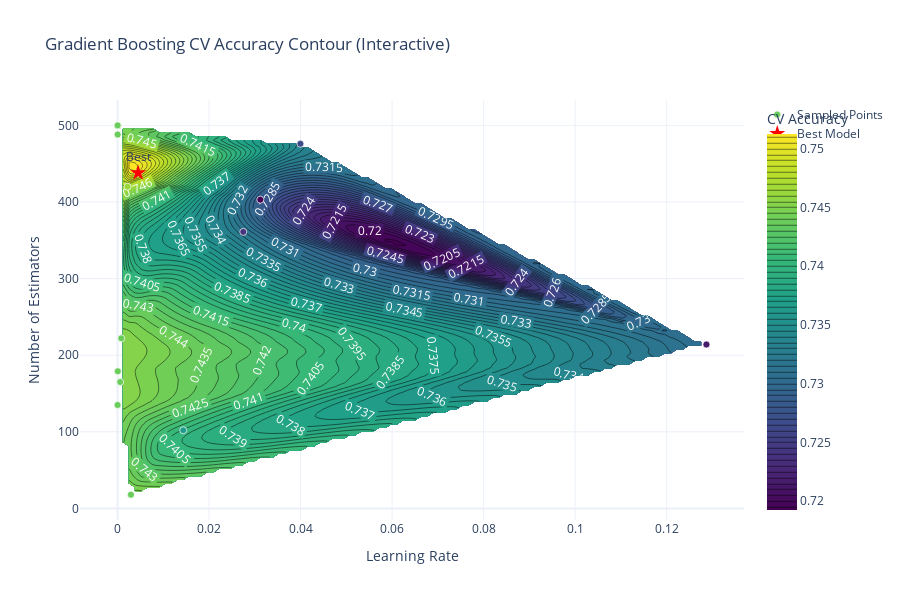

Notebook cell for this chart:
### Code cell
# ============================================================
# === Interactive Contour Plot: n_estimators vs learning_rate (CV Accuracy)
# ============================================================

import plotly.graph_objects as go
import numpy as np
import pandas as pd
from scipy.interpolate import griddata

# Prepare data
contour_df = results_df.copy()
contour_df["n_estimators"] = contour_df["param_gradientboostingclassifier__n_estimators"].astype(float)
contour_df["learning_rate"] = contour_df["param_gradientboostingclassifier__learning_rate"].astype(float)
contour_df["CV_Accuracy"] = contour_df["CV_Accuracy"].astype(float)

# Extract data for interpolation
x = contour_df["learning_rate"]
y = contour_df["n_estimators"]
z = contour_df["CV_Accuracy"]

# Create interpolation grid
xi = np.linspace(x.min(), x.max(), 100)
yi = np.linspace(y.min(), y.max(), 100)
Xi, Yi = np.meshgrid(xi, yi)
Zi = griddata((x, y), z, (Xi, Yi), method='cubic')

# Create contour plot
fig = go.Figure(data=
    go.Contour(
        z=Zi,
        x=xi,  # learning_rate
        y=yi,  # n_estimators
        colorscale='Viridis',
        ncontours=100,  # 
        contours=dict(showlabels=True, labelfont=dict(size=12, color='white')),
        colorbar=dict(title='CV Accuracy'),
    )
)

# Overlay actual sampled points
fig.add_trace(go.Scatter(
    x=x,
    y=y,
    mode='markers',
    marker=dict(
        size=7,
        color=z,
        colorscale='Viridis',
        line=dict(width=0.7, color='white'),
        showscale=False
    ),
    text=[f"CV Accuracy: {val:.3f}" for val in z],
    hovertemplate="Learning Rate: %{x:.4f}<br>n_estimators: %{y}<br>CV Accuracy: %{text}<extra></extra>",
    name="Sampled Points"
))

# Annotate best point
best_idx = np.argmax(z)
fig.add_trace(go.Scatter(
    x=[x.iloc[best_idx]],
    y=[y.iloc[best_idx]],
    mode='markers+text',
    marker=dict(size=12, color='red', symbol='star'),
    text=["Best"],
    textposition="top center",
    name="Best Model"
))

# Layout
fig.update_layout(
    title="Gradient Boosting CV Accuracy Contour (Interactive)",
    xaxis_title="Learning Rate",
    yaxis_title="Number of Estimators",
    template="plotly_white",
    width=900,
    height=600
)

fig.show()

### Figure 1 — Plotly figure (JSON) as saved in the notebook; plotly's stock layout.template omitted (floating-point values rounded to 4 significant figures; data arrays with more than 128 entries replaced by an {"elided": "..."} marker saying what was removed)
{"data": [{"colorbar": {"title": {"text": "CV Accuracy"}}, "colorscale": [[0, "#440154"], [0.1111, "#482878"], [0.2222, "#3e4989"], [0.3333, "#31688e"], [0.4444, "#26828e"], [0.5556, "#1f9e89"], [0.6667, "#35b779"], [0.7778, "#6ece58"], [0.8889, "#b5de2b"], [1, "#fde725"]], "contours": {"labelfont": {"color": "white", "size": 12}, "showlabels": true}, "ncontours": 100, "type": "contour", "x": [1e-05, 0.00131, 0.00261, 0.003909, 0.005209, 0.006509, 0.007809, 0.009108, 0.01041, 0.01171, 0.01301, 0.01431, 0.01561, 0.01691, 0.01821, 0.01951, 0.02081, 0.02211, 0.02341, 0.02471, 0.02601, 0.02731, 0.02861, 0.0299, 0.0312, 0.0325, 0.0338, 0.0351, 0.0364, 0.0377, 0.039, 0.0403, 0.0416, 0.0429, 0.0442, 0.0455, 0.0468, 0.0481, 0.0494, 0.0507, 0.052, 0.0533, 0.0546, 0.0559, 0.0572, 0.0585, 0.0598, 0.0611, 0.0624, 0.0637, 0.065, 0.0663, 0.0676, 0.0689, 0.0702, 0.0715, 0.0728, 0.0741, 0.0754, 0.0767, 0.078, 0.0793, 0.0806, 0.0819, 0.0832, 0.0845, 0.0858, 0.0871, 0.0884, 0.08969, 0.09099, 0.09229, 0.09359, 0.09489, 0.09619, 0.09749, 0.09879, 0.1001, 0.1014, 0.1027, 0.104, 0.1053, 0.1066, 0.1079, 0.1092, 0.1105, 0.1118, 0.1131, 0.1144, 0.1157, 0.117, 0.1183, 0.1196, 0.1209, 0.1222, 0.1235, 0.1248, 0.1261, 0.1274, 0.1287], "y": [18, 22.87, 27.74, 32.61, 37.47, 42.34, 47.21, 52.08, 56.95, 61.82, 66.69, 71.56, 76.42, 81.29, 86.16, 91.03, 95.9, 100.8, 105.6, 110.5, 115.4, 120.2, 125.1, 130.0, 134.8, 139.7, 144.6, 149.5, 154.3, 159.2, 164.1, 168.9, 173.8, 178.7, 183.5, 188.4, 193.3, 198.1, 203.0, 207.9, 212.7, 217.6, 222.5, 227.4, 232.2, 237.1, 242.0, 246.8, 251.7, 256.6, 261.4, 266.3, 271.2, 276.0, 280.9, 285.8, 290.6, 295.5, 300.4, 305.3, 310.1, 315.0, 319.9, 324.7, 329.6, 334.5, 339.3, 344.2, 349.1, 353.9, 358.8, 363.7, 368.5, 373.4, 378.3, 383.2, 388.0, 392.9, 397.8, 402.6, 407.5, 412.4, 417.2, 422.1, 427.0, 431.8, 436.7, 441.6, 446.4, 451.3, 456.2, 461.1, 465.9, 470.8, 475.7, 480.5, 485.4, 490.3, 495.1, 500], "z": {"elided": "100x100 float values"}}, {"hovertemplate": "Learning Rate: %{x:.4f}<br>n_estimators: %{y}<br>CV Accuracy: %{text}<extra></extra>", "marker": {"color": [0.7454, 0.7338, 0.7454, 0.7288, 0.7321, 0.7404, 0.7504, 0.7471, 0.7304, 0.7454, 0.7454, 0.7454, 0.7454, 0.7454, 0.7454], "colorscale": [[0, "#440154"], [0.1111, "#482878"], [0.2222, "#3e4989"], [0.3333, "#31688e"], [0.4444, "#26828e"], [0.5556, "#1f9e89"], [0.6667, "#35b779"], [0.7778, "#6ece58"], [0.8889, "#b5de2b"], [1, "#fde725"]], "line": {"color": "white", "width": 0.7}, "showscale": false, "size": 7}, "mode": "markers", "name": "Sampled Points", "text": ["CV Accuracy: 0.745", "CV Accuracy: 0.734", "CV Accuracy: 0.745", "CV Accuracy: 0.729", "CV Accuracy: 0.732", "CV Accuracy: 0.740", "CV Accuracy: 0.750", "CV Accuracy: 0.747", "CV Accuracy: 0.730", "CV Accuracy: 0.745", "CV Accuracy: 0.745", "CV Accuracy: 0.745", "CV Accuracy: 0.745", "CV Accuracy: 0.745", "CV Accuracy: 0.745"], "type": "scatter", "x": [0.0005806, 0.03996, 0.0008189, 0.0312, 0.02747, 0.01436, 0.004509, 0.002174, 0.1287, 1.037e-05, 5.857e-05, 0.002927, 0.00011, 1e-05, 2.94e-05], "y": [165, 476, 222, 403, 361, 102, 438, 420, 214, 135, 179, 18, 500, 500, 488]}, {"marker": {"color": "red", "size": 12, "symbol": "star"}, "mode": "markers+text", "name": "Best Model", "text": ["Best"], "textposition": "top center", "type": "scatter", "x": [0.004509], "y": [438]}], "layout": {"height": 600, "title": {"text": "Gradient Boosting CV Accuracy Contour (Interactive)"}, "width": 900, "xaxis": {"title": {"text": "Learning Rate"}}, "yaxis": {"title": {"text": "Number of Estimators"}}}}
